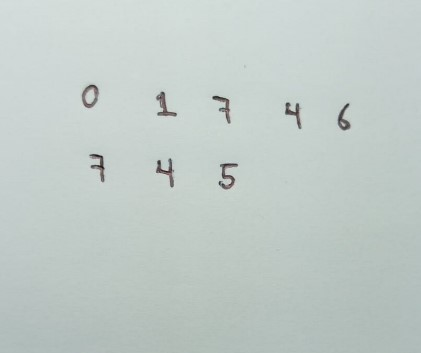
#> input picture Code/id.jpg, 421 x 353 px
$ jupyter execute Segmentation_digits.ipynb
#> lines starting #> are read from the running program, lines starting #| are printed output that depends on the picture; after the words box and inside, x2 and y2 are one past the last pixel; in counts of white or black regions, pixels touching at a corner belong together
[cell 1]
import cv2
import numpy as np
from skimage.measure import label, regionprops
import pandas as pd
from skimage import morphology
from matplotlib import pyplot as plt

# Cargar la imagen
img = cv2.imread('id.jpg', cv2.IMREAD_GRAYSCALE)
#> img: shape (353, 421); min 16, max 221, mean 199.9

[cell 2]
# Verificar si la imagen se cargó correctamente
if img is None:
    print("Error: No se pudo cargar la imagen. Verifica la ruta del archivo.")
else:
    # Preprocesamiento de la imagen
    _, img_bin = cv2.threshold(img, 130, 255, cv2.THRESH_BINARY_INV)
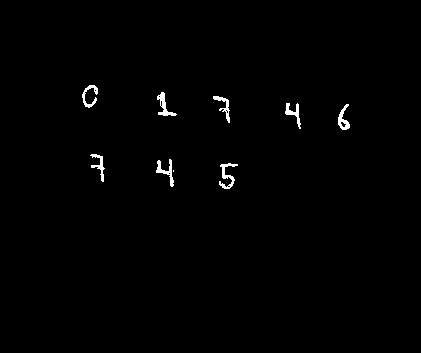
#> img_bin: shape (353, 421); 0.81% white; 9 white regions (1 under 20 px), largest, box (x1, y1, x2, y2) and area: (219, 163, 238, 189) 176, (157, 92, 177, 116) 164, (156, 159, 174, 187) 162

    # Aplicar morfología para eliminar ruido
    kernel = cv2.getStructuringElement(cv2.MORPH_RECT, (3, 3))
    img_bin = cv2.morphologyEx(img_bin, cv2.MORPH_CLOSE, kernel)
#> img_bin: shape (353, 421); 0.85% white; 8 white regions

    # Etiquetar componentes conectados
    labels = label(img_bin, connectivity=2)
#> labels: shape (353, 421) int64; 9 distinct labels, from 0 to 8
    props = regionprops(labels)
#> props = 8 regions; box (x1, y1, x2, y2) and area: (219, 163, 238, 189) 186, (157, 92, 177, 116) 172, (156, 159, 174, 187) 171, (338, 104, 350, 130) 161, (213, 96, 230, 123) 148, (285, 103, 301, 129) 144, (82, 85, 98, 108) 142, (90, 154, 105, 182) 140

    # Filtrar por área: calcular el área promedio y definir umbrales
    areas = [prop.area for prop in props]
#> areas = [142, 172, 148, 144, 161, 140, 171, 186]
    area_promedio = np.mean(areas)
#> area_promedio = 158
    umbral_min = area_promedio * 0.5  # Puedes ajustar el factor según tu imagen
#> umbral_min = 79
    umbral_max = area_promedio * 3
#> umbral_max = 474

# Ordenar los componentes por la posición horizontal de su bounding box
props_sorted = sorted(props, key=lambda prop: prop.bbox[1])  # Propiedad bbox[1] es min_col (columna izquierda)
#> props_sorted has the same summary as props

# Inicializar una lista para almacenar las características
features_list = []

# Procesar cada componente detectado (ahora ordenado de izquierda a derecha)
for prop in props_sorted:
    # Filtrar por área
    if umbral_min <= prop.area <= umbral_max:
        # Obtener el bounding box del dígito
        min_row, min_col, max_row, max_col = prop.bbox
        digit = img_bin[min_row:max_row, min_col:max_col]
        cv2.rectangle(img, (min_col, min_row), (max_col, max_row), (0, 255, 0), 2)

        # Calcular momentos de Hu
        moments = cv2.moments(digit)
        hu_moments = cv2.HuMoments(moments).flatten()

        # Calcular el número de Euler
        euler_number = prop.euler_number

        # Calcular el área del dígito
        area = prop.area

        # Almacenar los features en una lista
        features_list.append([*hu_moments, euler_number, area])
#> this loop made 8 passes
#> (min_row, min_col, max_row, max_col, area) on passes 1 to 8: (85, 82, 108, 98, 142), (154, 90, 182, 105, 140), (159, 156, 187, 174, 171), (92, 157, 116, 177, 172), (96, 213, 123, 230, 148), (163, 219, 189, 238, 186), (103, 285, 129, 301, 144), (104, 338, 130, 350, 161)
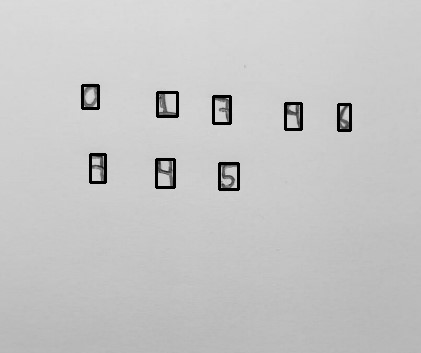
#> img: shape (353, 421); min 0, max 221, mean 197.3
#> after the loop, features_list = 8 items

# Crear un DataFrame de pandas con los features
plt.figure(figsize=(10, 10))
plt.imshow(cv2.cvtColor(img, cv2.COLOR_BGR2RGB))
plt.axis('off')
plt.show()
columns = [f'HuMoment_{i+1}' for i in range(7)] + ['EulerNumber', 'Area']
df = pd.DataFrame(features_list, columns=columns)
#> df = table of 8 rows and 9 columns

# Guardar en un archivo Excel
df.to_excel('features_numeros.xlsx', index=False)

print("Extracción de características y guardado en Excel completados.")

$ run again, with Code/d0.jpg copied over Code/id.jpg
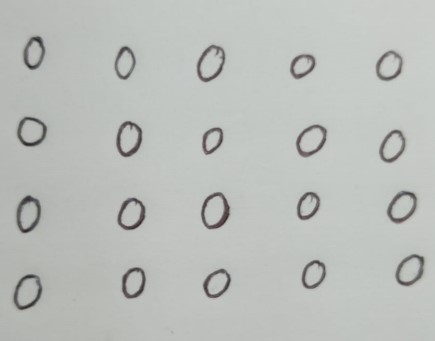
#> input picture Code/d0.jpg, 435 x 341 px
#> `labels = label(img_bin, connectivity=2)`:
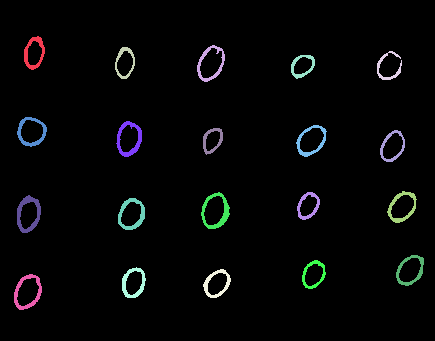
#> labels: shape (341, 435) int64; 21 distinct labels, from 0 to 20; one colour per label, 0 black
#> props = 20 regions; largest, box (x1, y1, x2, y2) and area: (17, 195, 41, 233) 365, (201, 192, 230, 229) 354, (116, 121, 142, 157) 337, (14, 274, 42, 310) 333, (118, 198, 145, 230) 320
#> areas = [273, 289, 202, 193, 206, 289, 337, 274, 203, 224, 289, 354, 226, 365, 320, 270, 221, 287, 264, 333]
#> area_promedio = 270.9
#> umbral_min = 135.5
#> umbral_max = 812.8
#> props_sorted has the same summary as props
#> the loop `for prop in props_sorted:` made 20 passes
#> (min_row, min_col, max_row, max_col, euler_number, area) on passes 1 to 8: (274, 14, 310, 42, 0, 333), (117, 17, 147, 47, 0, 289), (195, 17, 233, 41, 0, 365), (36, 24, 70, 45, 0, 273), (47, 115, 79, 135, 0, 202), (121, 116, 157, 142, 0, 337), (198, 118, 230, 145, 0, 320), (267, 122, 298, 146, 0, 287)
#> after the loop `for prop in props_sorted:`:
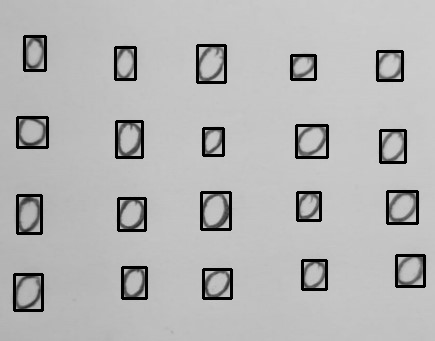
#> img: shape (341, 435); min 0, max 206, mean 180.8
#> after the loop `for prop in props_sorted:`: features_list = 20 items
#> df = table of 20 rows and 9 columns

$ run again, with Code/d1.jpg copied over Code/id.jpg
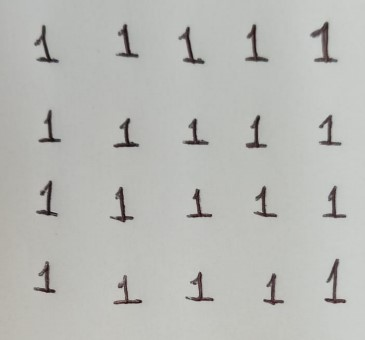
#> input picture Code/d1.jpg, 365 x 340 px
#> `labels = label(img_bin, connectivity=2)`:
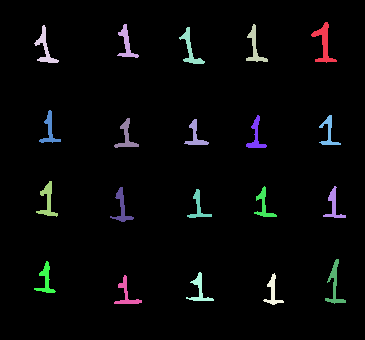
#> labels: shape (340, 365) int64; 21 distinct labels, from 0 to 20; one colour per label, 0 black
#> props = 20 regions; largest, box (x1, y1, x2, y2) and area: (311, 22, 337, 63) 340, (34, 25, 59, 63) 265, (325, 259, 346, 304) 261, (36, 181, 58, 217) 259, (179, 27, 205, 64) 257
#> areas = [340, 240, 244, 265, 257, 212, 214, 198, 230, 203, 259, 208, 208, 235, 192, 261, 222, 218, 196, 217]
#> area_promedio = 230.9
#> umbral_min = 115.5
#> umbral_max = 692.8
#> props_sorted has the same summary as props
#> the loop `for prop in props_sorted:` made 20 passes
#> (min_row, min_col, max_row, max_col, area) on passes 1 to 8: (25, 34, 63, 59, 265), (261, 34, 293, 56, 222), (181, 36, 217, 58, 259), (110, 39, 143, 61, 212), (187, 110, 222, 134, 235), (118, 114, 148, 139, 230), (275, 114, 304, 142, 217), (24, 117, 58, 139, 240)
#> after the loop `for prop in props_sorted:`:
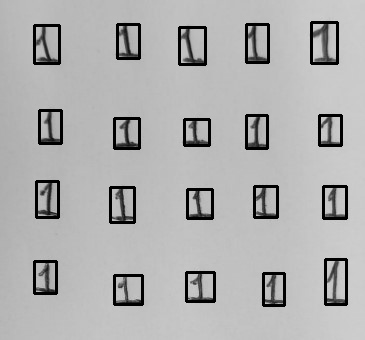
#> img: shape (340, 365); min 0, max 209, mean 175.5
#> after the loop `for prop in props_sorted:`: features_list = 20 items
#> df = table of 20 rows and 9 columns

$ run again, with Code/d2.jpg copied over Code/id.jpg
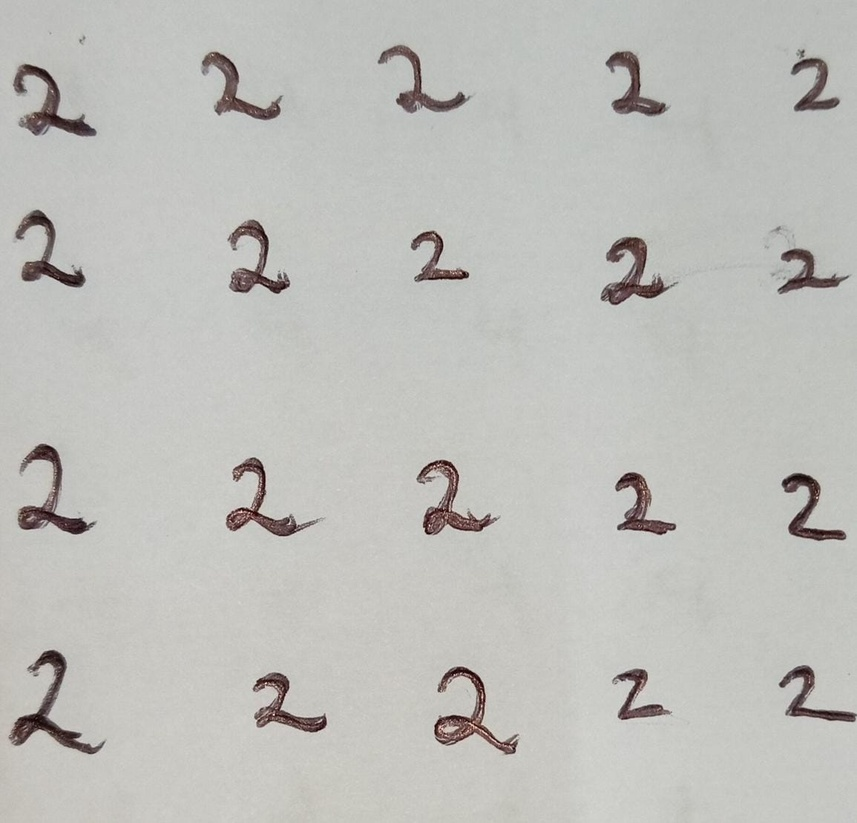
#> input picture Code/d2.jpg, 857 x 823 px, shrunk from 1155 x 1109 before the run
#> labels: shape (823, 857) int64; 31 distinct labels, from 0 to 30
#> props = 30 regions; largest, box (x1, y1, x2, y2) and area: (9, 650, 105, 754) 2350, (434, 667, 518, 755) 2192, (18, 444, 95, 535) 2069, (417, 460, 499, 535) 2020, (601, 237, 674, 305) 2019
#> areas = 30 values, max 2350 at index 23, min 1 at index 14, mean 1090.6
#> area_promedio = 1090.6
#> umbral_min = 545.3
#> umbral_max = 3271.9
#> props_sorted has the same summary as props
#> the loop `for prop in props_sorted:` made 30 passes
#> (min_row, min_col, max_row, max_col, euler_number, area) on passes 1, 2, 3, 4, 9, 10, 11, 12: (650, 9, 754, 105, 1, 2350), (64, 13, 136, 96, 1, 2014), (210, 16, 287, 86, 1, 1642), (444, 18, 535, 95, 0, 2069), (52, 202, 120, 282, 1, 1603), (458, 226, 536, 317, 1, 1858), (220, 228, 294, 290, 1, 1688), (673, 253, 732, 327, 1, 1608)
#> pass 1, `digit = img_bin[min_row:max_row, min_col:max_col]`:
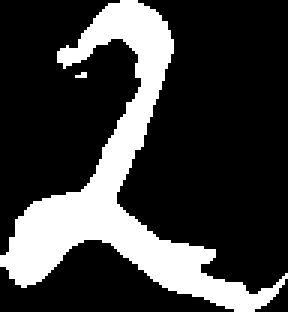
#> digit: shape (104, 96) (shown 3 times larger); 23.6% white; 2 white regions (1 under 20 px), largest, box (x1, y1, x2, y2) and area: (0, 0, 96, 104) 2350
#> after the loop `for prop in props_sorted:`:
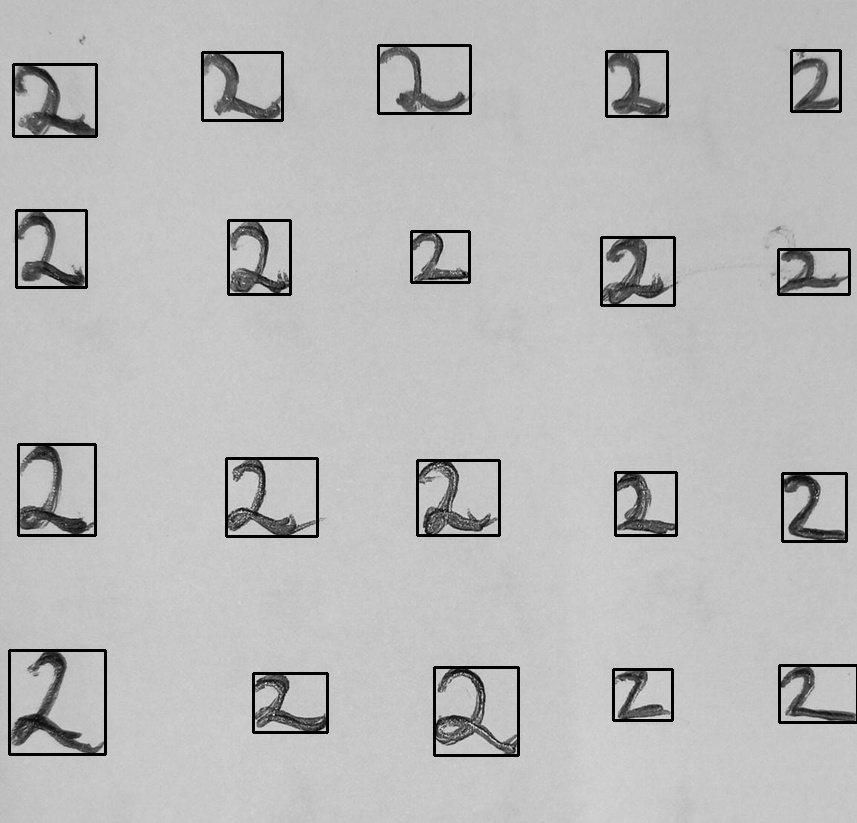
#> img: shape (823, 857); min 0, max 242, mean 185.9
#> after the loop `for prop in props_sorted:`: features_list = 20 items
#> df = table of 20 rows and 9 columns
